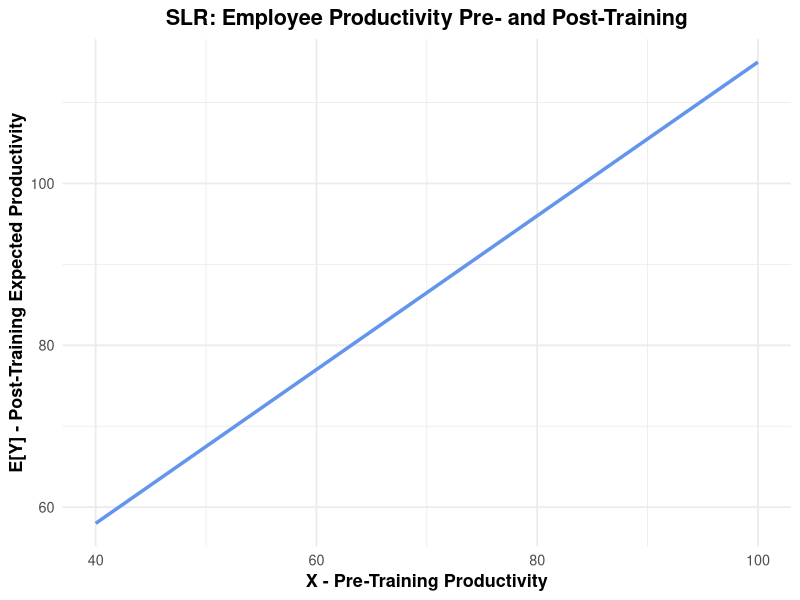
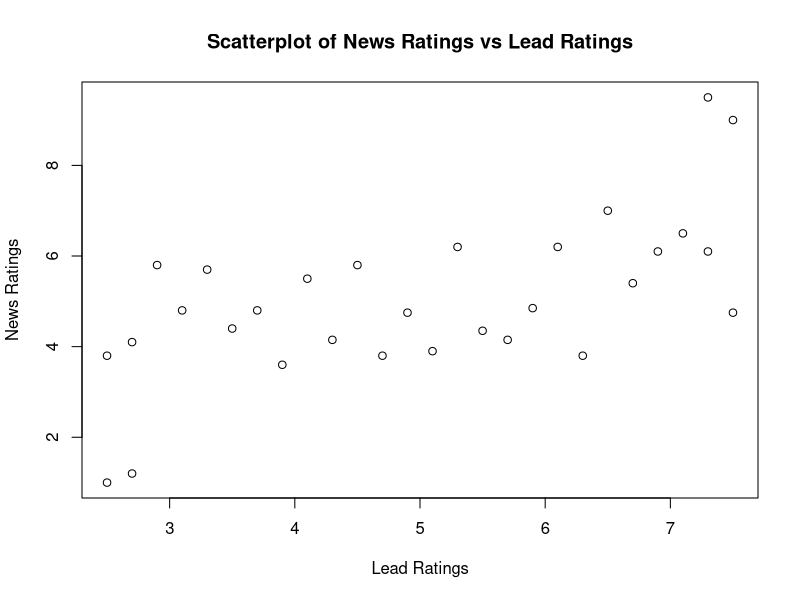
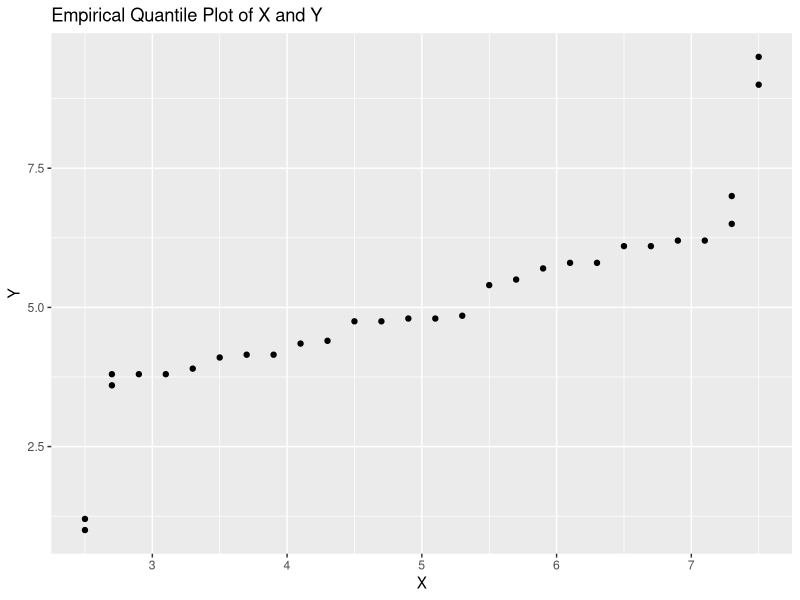

Recreate these plots in R, in order.
## ---- chunk 1
knitr::opts_chunk$set(echo = TRUE, warning = FALSE)

invisible(lapply(c( "ggplot2"), 
  function(pkg) suppressPackageStartupMessages(library(pkg, 
                                                character.only = TRUE))))
## ---- chunk 2
# Calculate the probabilities
## P(Y<=195)
prob_195 <- pnorm(195, mean = 200, sd = 5)
## P(Y<=205)
prob_205 <- pnorm(205, mean = 200, sd = 5)
## P(Y<=205) - P(Y<=195) = P(195 <= Y <= 205)
prob_bw_195_205 <- prob_205 - prob_195
cat("Probability of Y being in [195, 205]:", prob_bw_195_205)
## ---- chunk 3
# Create plot
x <- seq(40, 100, by = 1)
y <- 20 + 0.95 * x
df <- data.frame(x = x, y = y)
ggplot(df, aes(x = x, y = y)) +
  geom_line(linewidth = 1.2, color = "cornflowerblue") +
  labs( title = "SLR: Employee Productivity Pre- and Post-Training",
    x = "X - Pre-Training Productivity",
    y = "E[Y] - Post-Training Expected Productivity" ) +
  theme_minimal(base_size = 13) +
  theme( plot.title = element_text(face = "bold", hjust = 0.5),
    axis.title = element_text(face = "bold"))
## ---- chunk 4

## ---- chunk 5

## ---- chunk 6

## ---- chunk 7

## ---- chunk 8

## ---- chunk 9

## ---- chunk 10

## ---- chunk 11

## ---- chunk 12

## ---- chunk 13
ratings = read.csv("ratings.csv")
head(ratings)
attach(ratings)
library(ggplot2)
plot(X,Y, main="Scatterplot of News Ratings vs Lead Ratings",
     ylab="News Ratings", xlab="Lead Ratings")
sx <- sort(X); sy <- sort(Y)
lenx <- length(sx); leny <- length(sy)
ggplot() + geom_point(aes(x = sx, y = sy)) +
ggtitle("Empirical Quantile Plot of X and Y") +
xlab("X") + ylab("Y")
## ---- chunk 14

## ---- chunk 15

## ---- chunk 16
one=rep(1,7)
x1=c(4, 1, 2, 3, 3, 4, 2)
X=t(rbind(one,x1))
X
Y=c(18, 4, 9, 14, 16, 20, 8)
Y
XTY=t(X) %*% Y
XTY
## ---- chunk 17

